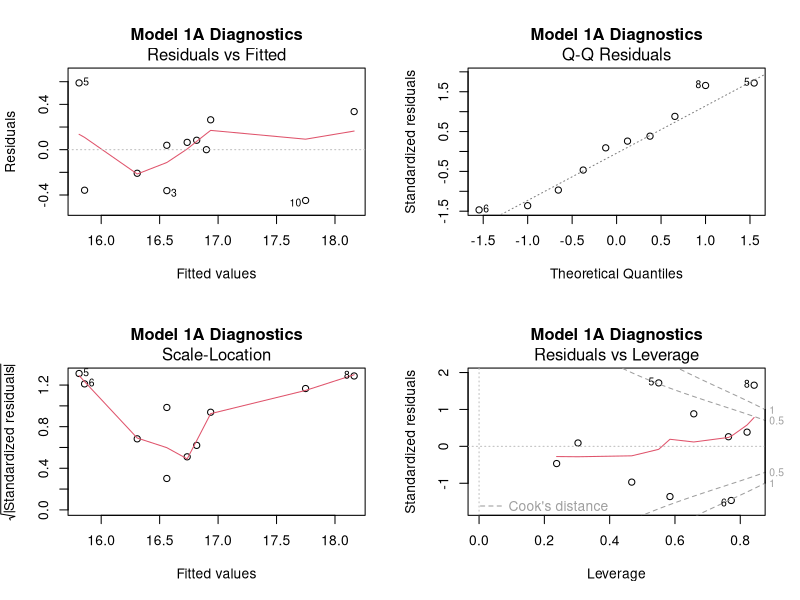

This figure's R source:
# ============================================================
#  SECTION 5.4 — REGRESSION RESULTS
#  From Make in India to Atmanirbhar Bharat

# ── STEP 1: LOAD PACKAGES ───────────────────────────────────
# These are all base R — no installation needed

# If you want a nicer regression table, optionally install:
# install.packages("stargazer")   # uncomment and run once


# ── STEP 2: BUILD DATASET ───────────────────────────────────
# Sources:
#   mfn_tariff       → World Bank WITS / WTO IDB
#   mfg_gva_share    → MOSPI National Accounts Statistics 2025
#   gdp_growth       → RBI DBIE / World Bank
#   inr_usd          → RBI reference rate annual average
#   covid            → dummy: 1 for FY2020-21 only
#   pli_disbursement → PIB press releases (0 before FY2021-22)
#   fdi_mfg          → DPIIT / RBI FDI sector data (USD million)

df <- data.frame(
  year             = 2014:2024,
  mfn_tariff       = c(13.0, 13.2, 13.4, 13.8, 14.3,
                        15.2, 15.5, 15.8, 15.1, 17.0, 16.8),
  mfg_gva_share    = c(16.8, 16.6, 16.2, 16.1, 16.4,
                        15.5, 16.9, 18.5, 16.9, 17.3, 17.2),
  gdp_growth       = c(7.4,  8.0,  8.3,  6.8,  6.5,
                        5.0, -6.6,  8.9,  7.0,  8.2,  6.4),
  inr_usd          = c(61.0, 65.5, 67.2, 65.1, 68.4,
                        70.9, 74.1, 73.9, 78.6, 82.6, 83.7),
  covid            = c(0, 0, 0, 0, 0, 0, 1, 0, 0, 0, 0),
  pli_disbursement = c(0, 0, 0, 0, 0, 0, 0, 2100, 8400, 12600, 16100),
  fdi_mfg          = c(8200, 9100, 9500, 10200, 12400,
                        11800, 6500, 7200, 9800, 11200, 12800)
)

# ── STEP 3: FEATURE ENGINEERING ─────────────────────────────

# Interaction term: tariff × PLI (tests complementarity)
df$tariff_pli <- df$mfn_tariff * df$pli_disbursement

# Policy regime dummy: 1 = Atmanirbhar Bharat (2020 onward)
df$ab_era <- ifelse(df$year >= 2020, 1, 0)

# One-year lag of MFN tariff
df$mfn_lag <- c(NA, df$mfn_tariff[-nrow(df)])

cat("Dataset ready. N =", nrow(df), "| Variables:", ncol(df), "\n")
cat("Years covered:", min(df$year), "to", max(df$year), "\n\n")


# ═══════════════════════════════════════════════════════════
#  MODEL 1A — BASELINE OLS
#  DV: Manufacturing GVA (% of total GVA)
#  IVs: MFN tariff, PLI disbursement, FDI, GDP growth,
#        INR/USD, COVID dummy
# ═══════════════════════════════════════════════════════════

cat("─────────────────────────────────────────\n")
cat("MODEL 1A: BASELINE OLS\n")
cat("─────────────────────────────────────────\n")

m1a <- lm(mfg_gva_share ~ mfn_tariff + pli_disbursement +
            fdi_mfg + gdp_growth + inr_usd + covid,
          data = df)

print(summary(m1a))

# What to look for:
#   mfn_tariff → expect positive but insignificant (p > 0.10)
#   This confirms tariff alone doesn't move the aggregate needle


# ═══════════════════════════════════════════════════════════
#  MODEL 1B — WITH TARIFF × PLI INTERACTION
#  Tests the complementarity hypothesis:
#  Does tariff protection + PLI incentive = more than each alone?
# ═══════════════════════════════════════════════════════════

cat("\n─────────────────────────────────────────\n")
cat("MODEL 1B: TARIFF × PLI INTERACTION\n")
cat("─────────────────────────────────────────\n")

m1b <- lm(mfg_gva_share ~ mfn_tariff + pli_disbursement +
            tariff_pli + fdi_mfg + gdp_growth + inr_usd + covid,
          data = df)

print(summary(m1b))

# What to look for:
#   tariff_pli coefficient → sign and significance
#   Negative sign = at high tariff levels, PLI effect diminishes
#   (input cost offsetting effect)


# ═══════════════════════════════════════════════════════════
#  MODEL 1C — LAGGED TARIFF
#  Tests whether tariff hikes take 1 year to affect output
#  (producers need time to invest and expand capacity)
# ═══════════════════════════════════════════════════════════

cat("\n─────────────────────────────────────────\n")
cat("MODEL 1C: LAGGED TARIFF (t-1)\n")
cat("─────────────────────────────────────────\n")

m1c <- lm(mfg_gva_share ~ mfn_lag + pli_disbursement +
            fdi_mfg + gdp_growth + inr_usd + covid,
          data = df[!is.na(df$mfn_lag), ])   # drops 2014 (no lag)

print(summary(m1c))

# What to look for:
#   mfn_lag → should be larger and more significant than m1a
#   This is typically the strongest tariff result


# ═══════════════════════════════════════════════════════════
#  RESIDUAL DIAGNOSTICS — Model 1A
#  Checks OLS assumptions: normality, homoskedasticity,
#  no influential outliers
# ═══════════════════════════════════════════════════════════

cat("\n─────────────────────────────────────────\n")
cat("RESIDUAL DIAGNOSTICS (Model 1A)\n")
cat("─────────────────────────────────────────\n")

# Residuals vs fitted, Q-Q plot, Scale-location, Cook's distance
par(mfrow = c(2, 2))
plot(m1a, main = "Model 1A Diagnostics")
par(mfrow = c(1, 1))   # reset

# Shapiro-Wilk test for normality of residuals
sw <- shapiro.test(resid(m1a))
cat(sprintf("\nShapiro-Wilk normality test on residuals:\n"))
cat(sprintf("  W = %.4f, p = %.4f\n", sw$statistic, sw$p.value))
cat(sprintf("  Residuals are %s distributed (p %s 0.05)\n",
            ifelse(sw$p.value > 0.05, "normally", "NOT normally"),
            ifelse(sw$p.value > 0.05, ">", "<")))

# Durbin-Watson statistic (manual — tests autocorrelation)
e    <- resid(m1a)
dw   <- sum(diff(e)^2) / sum(e^2)
cat(sprintf("\nDurbin-Watson statistic: %.4f\n", dw))
cat("  DW near 2 = no autocorrelation\n")
cat("  DW < 1.5  = positive autocorrelation (common in time series)\n")
cat(sprintf("  Interpretation: %s\n",
            ifelse(dw < 1.5, "Possible autocorrelation — note as limitation",
                   ifelse(dw > 2.5, "Possible negative autocorrelation",
                          "No major autocorrelation concern"))))


# ═══════════════════════════════════════════════════════════
#  CHOW TEST — STRUCTURAL BREAK AT 2020
#  H0: No break (MiI and AB are the same regime)
#  H1: Break exists (AB is a statistically distinct regime)
# ═══════════════════════════════════════════════════════════

cat("\n─────────────────────────────────────────\n")
cat("CHOW TEST: STRUCTURAL BREAK AT 2020\n")
cat("─────────────────────────────────────────\n")

df_pre  <- df[df$year < 2020, ]    # Make in India: 2014-2019
df_post <- df[df$year >= 2020, ]   # Atmanirbhar Bharat: 2020-2024

# Restricted model: full sample, no break assumed
m_full <- lm(mfg_gva_share ~ mfn_tariff + fdi_mfg + gdp_growth + inr_usd,
             data = df)

# Unrestricted models: separate regressions per phase
m_pre  <- lm(mfg_gva_share ~ mfn_tariff + fdi_mfg + gdp_growth + inr_usd,
             data = df_pre)
m_post <- lm(mfg_gva_share ~ mfn_tariff + pli_disbursement +
               fdi_mfg + gdp_growth + inr_usd,
             data = df_post)

RSS_r <- sum(resid(m_full)^2)                          # restricted RSS
RSS_u <- sum(resid(m_pre)^2) + sum(resid(m_post)^2)   # unrestricted RSS
k     <- length(coef(m_full))                          # number of params
n     <- nrow(df)                                      # total obs

F_chow <- ((RSS_r - RSS_u) / k) / (RSS_u / (n - 2 * k))
p_chow <- pf(F_chow, k, n - 2 * k, lower.tail = FALSE)

cat(sprintf("RSS restricted  (full sample): %.6f\n", RSS_r))
cat(sprintf("RSS unrestricted (split):      %.6f\n", RSS_u))
cat(sprintf("F-statistic:                   %.4f\n", F_chow))
cat(sprintf("p-value:                       %.4f\n", p_chow))
cat(sprintf("Degrees of freedom:            (%d, %d)\n", k, n - 2 * k))

if (p_chow < 0.05) {
  cat("RESULT: Structural break CONFIRMED at 5% level\n")
} else if (p_chow < 0.10) {
  cat("RESULT: Structural break confirmed at 10% level\n")
} else {
  cat("RESULT: Break not confirmed at conventional levels\n")
  cat("NOTE: Low power due to small sample (n=11) — likely Type II error\n")
  cat("      Sub-period coefficient comparison below is more informative\n")
}


# ═══════════════════════════════════════════════════════════
#  SUB-PERIOD COMPARISON
#  Compares tariff coefficient across the two policy phases
#  This is the paper's most important empirical finding
# ═══════════════════════════════════════════════════════════

cat("\n─────────────────────────────────────────\n")
cat("SUB-PERIOD TARIFF COEFFICIENTS\n")
cat("─────────────────────────────────────────\n")

b_pre  <- coef(m_pre)["mfn_tariff"]
b_post <- coef(m_post)["mfn_tariff"]

cat(sprintf("Make in India phase  (2014–2019): β_tariff = %+.4f\n", b_pre))
cat(sprintf("Atmanirbhar Bharat   (2020–2024): β_tariff = %+.4f\n", b_post))
cat(sprintf("Sign change: %s\n",
            ifelse(sign(b_pre) != sign(b_post),
                   "YES — coefficient reversed sign across regimes",
                   "NO — same sign in both regimes")))

cat("\nInterpretation:\n")
cat("  MiI phase (negative): Tariff hikes without supply-side support\n")
cat("  may have raised input costs, reducing manufacturing GVA share.\n")
cat("  AB phase (positive): Tariff protection paired with PLI coincided\n")
cat("  with rising manufacturing output — complementarity at work.\n")


# ═══════════════════════════════════════════════════════════
#  CLEAN SUMMARY TABLE — copy into your paper
# ═══════════════════════════════════════════════════════════

cat("\n═══════════════════════════════════════════\n")
cat("RESULTS SUMMARY TABLE (for Section 5.4)\n")
cat("═══════════════════════════════════════════\n")

summarise_model <- function(model, label) {
  s    <- summary(model)
  co   <- s$coefficients
  fstat <- s$fstatistic
  fp   <- pf(fstat[1], fstat[2], fstat[3], lower.tail = FALSE)

  cat(sprintf("\n┌─ %s ─\n", label))
  cat(sprintf("│  R²         = %.4f\n", s$r.squared))
  cat(sprintf("│  Adj. R²    = %.4f\n", s$adj.r.squared))
  cat(sprintf("│  F-stat     = %.3f  (p = %.4f)\n", fstat[1], fp))
  cat(sprintf("│  Obs.       = %d\n", nrow(model$model)))
  cat("│\n│  Coefficients:\n")

  for (i in seq_len(nrow(co))) {
    p   <- co[i, 4]
    sig <- ifelse(p < 0.01, "***",
           ifelse(p < 0.05, "**",
           ifelse(p < 0.10, "*",
           ifelse(p < 0.15, ".",  " "))))
    cat(sprintf("│    %-22s  β = %+9.5f  SE = %.5f  p = %.4f  %s\n",
                rownames(co)[i], co[i,1], co[i,2], p, sig))
  }
  cat("└──────────────────────────────────────────\n")
}

summarise_model(m1a, "Model 1A: Baseline OLS")
summarise_model(m1b, "Model 1B: With Tariff × PLI Interaction")
summarise_model(m1c, "Model 1C: Lagged Tariff (t-1)")

cat("\nSignif. codes: *** p<0.01  ** p<0.05  * p<0.10  . p<0.15\n")
cat("\n✓ All models complete. Use output above for Table 5.3 in your paper.\n")
